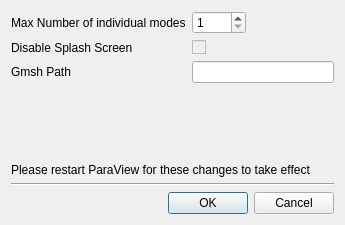
<?xml version="1.0" encoding="UTF-8"?>
<ui version="4.0">
 <class>PXDMFSettings</class>
 <widget class="QWidget" name="PXDMFSettings">
  <property name="geometry">
   <rect>
    <x>0</x>
    <y>0</y>
    <width>345</width>
    <height>225</height>
   </rect>
  </property>
  <property name="windowTitle">
   <string>PXDMF Reader Settings</string>
  </property>
  <layout class="QVBoxLayout" name="verticalLayout_2">
   <item>
    <layout class="QFormLayout" name="formLayout_2">
     <property name="fieldGrowthPolicy">
      <enum>QFormLayout::ExpandingFieldsGrow</enum>
     </property>
     <item row="0" column="0">
      <widget class="QLabel" name="label">
       <property name="text">
        <string>Max Number of individual modes</string>
       </property>
      </widget>
     </item>
     <item row="0" column="1">
      <widget class="QSpinBox" name="MaxUIModes">
       <property name="minimum">
        <number>1</number>
       </property>
       <property name="maximum">
        <number>1000</number>
       </property>
      </widget>
     </item>
     <item row="1" column="0">
      <widget class="QLabel" name="label_2">
       <property name="text">
        <string>Disable Splash Screen</string>
       </property>
      </widget>
     </item>
     <item row="1" column="1">
      <widget class="QCheckBox" name="DisableSplash">
       <property name="enabled">
        <bool>false</bool>
       </property>
       <property name="text">
        <string/>
       </property>
      </widget>
     </item>
     <item row="2" column="0">
      <widget class="QLabel" name="labelgmshpath">
       <property name="enabled">
        <bool>true</bool>
       </property>
       <property name="text">
        <string>Gmsh Path</string>
       </property>
      </widget>
     </item>
     <item row="2" column="1">
      <widget class="QLineEdit" name="gmshpath"/>
     </item>
    </layout>
   </item>
   <item>
    <spacer name="verticalSpacer">
     <property name="orientation">
      <enum>Qt::Vertical</enum>
     </property>
     <property name="sizeHint" stdset="0">
      <size>
       <width>20</width>
       <height>40</height>
      </size>
     </property>
    </spacer>
   </item>
   <item>
    <widget class="QLabel" name="label_3">
     <property name="text">
      <string>Please restart ParaView for these changes to take effect</string>
     </property>
    </widget>
   </item>
   <item>
    <widget class="Line" name="line">
     <property name="orientation">
      <enum>Qt::Horizontal</enum>
     </property>
    </widget>
   </item>
   <item>
    <widget class="QDialogButtonBox" name="buttonBox">
     <property name="minimumSize">
      <size>
       <width>160</width>
       <height>0</height>
      </size>
     </property>
     <property name="standardButtons">
      <set>QDialogButtonBox::Cancel|QDialogButtonBox::Ok</set>
     </property>
    </widget>
   </item>
  </layout>
 </widget>
 <resources/>
 <connections/>
</ui>
